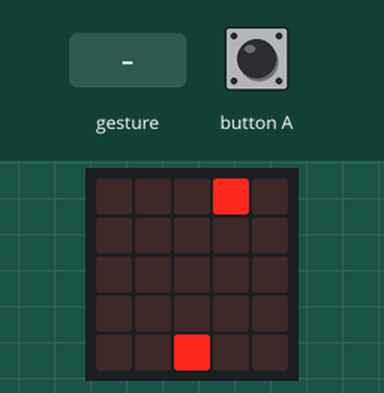
Bench run of a program on a simulated BBC micro:bit (MakeCode). On the bench: the board's 5×5 LED display. The inputs (shaded band) are chosen by the test bench. A tilt is held for 1.5 s and a shake lasts 1 s, then the board lies face up again; the run ends where the board's game-over animation would start. At 11.1 s the program stops and its outputs stay as they are.

Above: at 1.7 s.
1.8 s: gesture 'tilt left'
At 2.9 s:
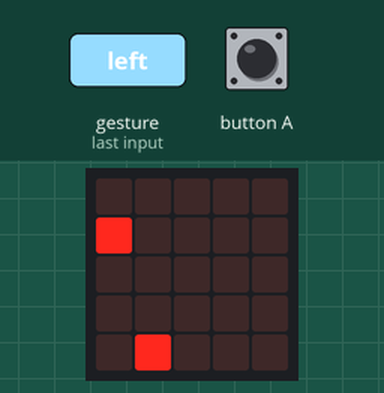
4.5 s: gesture 'tilt right'
At 5.4 s:
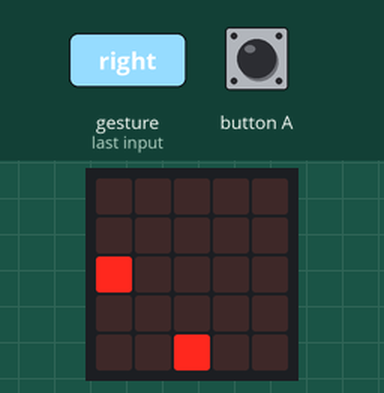
7.0 s: button A pressed for 0.15 s
At 7.25 s:
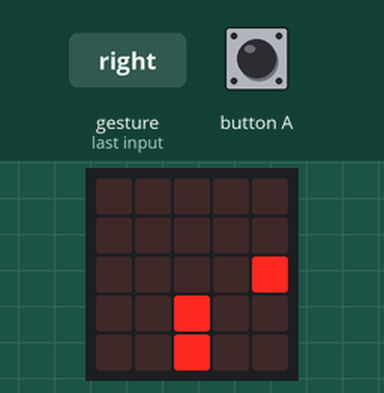
Timing chart, 0 to 10.0 s (numbered marks = the images above; inputs shaded):
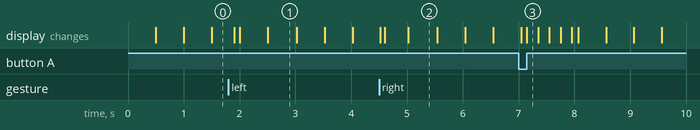

Measured:
- after the input at 1.8 s, the display: first changes after 0.10 s (image 1 shows a later state)
- after the input at 4.5 s, the display: first differs from a run without the input after 0.10 s (image 2 shows a later state)
- after the input at 7.0 s, the display: first differs from a run without the input after 0.15 s (image 3)
- what the display in image 1 shows lasts 0.5 s, from 2.5 s to 3.0 s

The program:

main.ts
```typescript
input.onGesture(Gesture.TiltLeft, function () {
    主角.change(LedSpriteProperty.X, -1)
})
input.onButtonPressed(Button.A, function () {
    子彈 = game.createSprite(主角.get(LedSpriteProperty.X), 主角.get(LedSpriteProperty.Y))
    for (let index = 0; index < 4; index++) {
        子彈.change(LedSpriteProperty.Y, -1)
        basic.pause(200)
        if (子彈.isTouching(敵機)) {
            子彈.delete()
            敵機.delete()
            basic.pause(500)
            敵機 = game.createSprite(0, 0)
        }
    }
    子彈.delete()
})
input.onGesture(Gesture.TiltRight, function () {
    主角.change(LedSpriteProperty.X, 1)
})
let 子彈: game.LedSprite = null
let 主角: game.LedSprite = null
let 敵機: game.LedSprite = null
敵機 = game.createSprite(0, 0)
主角 = game.createSprite(2, 4)
basic.pause(500)
basic.forever(function () {
    if (主角.isTouching(敵機)) {
        game.gameOver()
    }
})
basic.forever(function () {
    for (let index = 0; index < 4; index++) {
        敵機.change(LedSpriteProperty.X, 1)
        basic.pause(500)
    }
    敵機.change(LedSpriteProperty.Y, 1)
    敵機.set(LedSpriteProperty.X, 0)
    basic.pause(500)
})
```

test.ts
```typescript
// 在這裡測試；當此封包作為擴充功能時，將不會編譯此內容。
```
